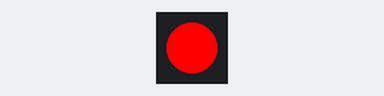
Bench run of a sketch on a simulated Arduino Uno, built with avr-gcc and run on an emulated ATmega328P. Shown: 1 RGB LEDs in strip order, left to right.

Above: at 0.1 s.
At 1.1 s:
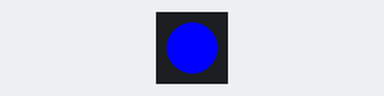
At 2.7 s:
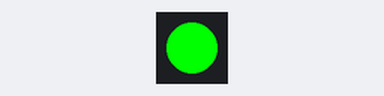
Timing chart, 0 to 3.0 s (numbered marks = the images above):
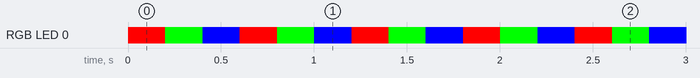

The sketch:

myBlinky.ino
```cpp
// Fancy NeoPixel Blinky Blinker

#include <Adafruit_NeoPixel.h>
#define PIN_LED 14

Adafruit_NeoPixel strip = Adafruit_NeoPixel(1, PIN_LED, NEO_GRB + NEO_KHZ800);

void setup() {
	strip.begin();
}

void loop() {

	strip.setPixelColor(0,strip.Color(255,0,0)); strip.show();
	delay(200);
	strip.setPixelColor(0,strip.Color(0,255,0)); strip.show();
	delay(200);
	strip.setPixelColor(0,strip.Color(0,0,255)); strip.show();
	delay(200);
}
```

Measured:
- by itself, RGB LED 0: repeats every 0.60 s: RGB(0, 255, 0) 0.20 s, RGB(0, 0, 255) 0.20 s, RGB(255, 0, 0) 0.20 s
- by itself, everything shown: repeats every 0.60 s, in 3 steps
